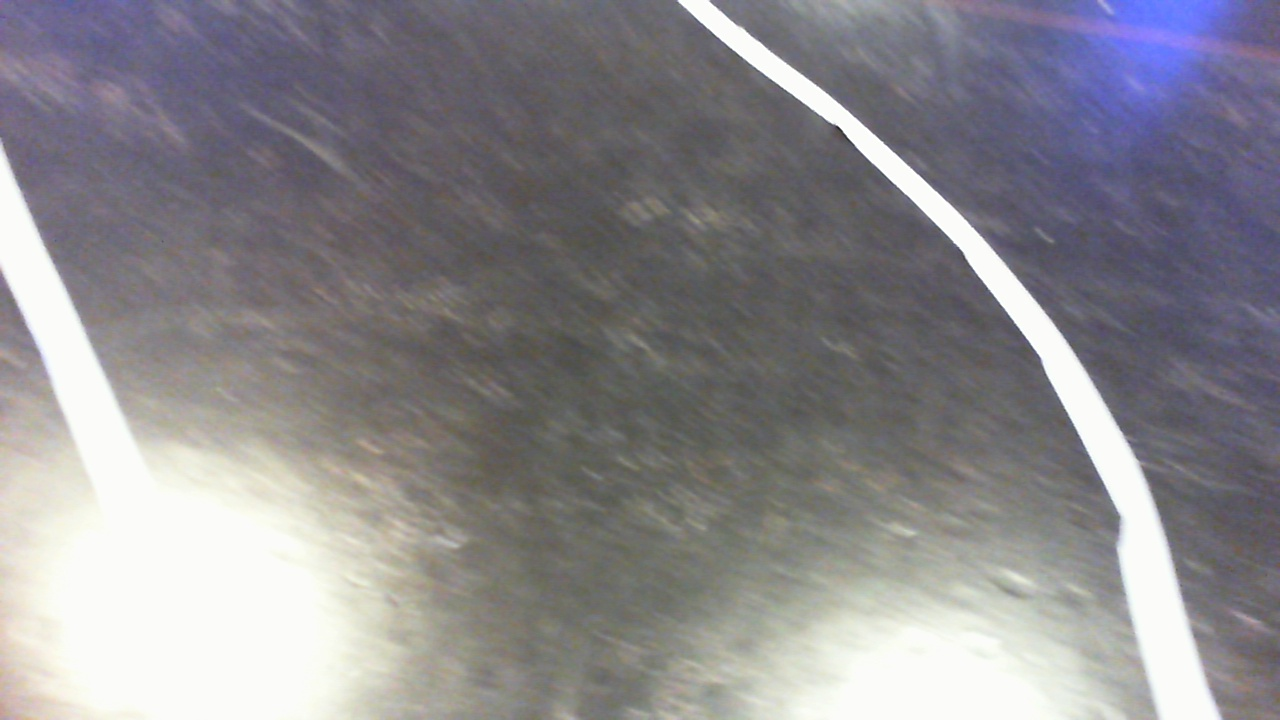
#> input picture testimages/corners0.jpg, 1280 x 720 px
$ python -i blob_detection.py   (imports and definitions only)   (older library calls are emulated)
#> lines starting #> are read from the running program, lines starting #| are printed output that depends on the picture; after the words box and inside, x2 and y2 are one past the last pixel; in counts of white or black regions, pixels touching at a corner belong together
import numpy as np
import cv2
import matplotlib.pyplot as plt
import matplotlib.image as mpimg
import pdb


def findObstacles(im1):
	# Read image
	#im1 = cv2.imread("depth.jpg", cv2.IMREAD_GRAYSCALE)
	#color1 = cv2.imread("rgb.jpg")

	#im1 = cv2.cvtColor(im, cv2.COLOR_BGR2GRAY)

	# Adaptive Threshold
	thresh = cv2.adaptiveThreshold(im1, 255,
	                            adaptiveMethod=cv2.ADAPTIVE_THRESH_MEAN_C,
	                            thresholdType=cv2.THRESH_BINARY_INV,
	                            blockSize=21,
	                            C=2)

	#pdb.set_trace()
	# Morphology to close gaps
	se = cv2.getStructuringElement(cv2.MORPH_RECT, (5,5))
	out = cv2.morphologyEx(thresh, cv2.MORPH_CLOSE, se)

	# Find holes
	mask = np.zeros_like(im1)
	cv2.floodFill(out[1:-1,1:-1].copy(), mask, (0,0), 255)
	mask = (1 - mask).astype('bool')

	# Fill holes
	out[mask] = 255

	# Find contours
	#contours,_ = cv2.findContours(out.copy(),cv2.RETR_EXTERNAL,cv2.CHAIN_APPROX_NONE)
	image, contours, _ = cv2.findContours(out.copy(), cv2.RETR_EXTERNAL, cv2.CHAIN_APPROX_SIMPLE)

	#pdb.set_trace()

	# Filter out contours with less than certain area
	area = 500
	filtered_contours = filter(lambda x: cv2.contourArea(x) > area,
	                           contours)

	# Draw final contours
	final = np.zeros_like(im1)
	#cv2.drawContours(final, filtered_contours, -1, 255, -1)

	#get mean depth for each contour
	# if std to large try to segment 2 blobs
	# if area too small, remove
	for h,cnt in enumerate(contours):
	    con_mask = np.zeros(im1.shape,np.uint8)
	    cv2.drawContours(con_mask,[cnt],0,255,-1)
	    mean = cv2.mean(im1,mask = con_mask)
	    cv2.drawContours(final, [cnt], -1, mean, -1)
	return final

#draw the contour in the mean depth color

"""
new_image = color1.copy();
new_image[:,:,0] = 0.5*new_image[:,:,0] +4*final
#new_image = im1 + (final.astype(im1.dtype))
imgplot = plt.imshow(np.concatenate((new_image, color1),axis=1))
plt.pause(0.04)
pdb.set_trace()

#cv2.imshow('Shapes', final)
#cv2.waitKey(0)
#cv2.destroyAllWindows()
cv2.imwrite('train1_final.png', final)
"""


"""
# Setup SimpleBlobDetector parameters.
params = cv2.SimpleBlobDetector_Params()

# [20 lines of commented-out code are left out]
imgplot = plt.imshow(im)
plt.pause(1)
im=im*100;
detector = cv2.SimpleBlobDetector_create(params)
#detector = cv2.SimpleBlobDetector(params)
# Create a detector with the parameters
#detector = cv2.SimpleBlobDetector(params)
# Detect blobs.
keypoints = detector.detect(im)
# Draw detected blobs as red circles.
# cv2.DRAW_MATCHES_FLAGS_DRAW_RICH_KEYPOINTS ensures
# the size of the circle corresponds to the size of blob
im_with_keypoints = cv2.drawKeypoints(im, keypoints, np.array([]), (0,0,255), cv2.DRAW_MATCHES_FLAGS_DRAW_RICH_KEYPOINTS)
pdb.set_trace()
imgplot = plt.imshow(im_with_keypoints)
plt.pause(0.04)
# Show blobs
cv2.imshow("Keypoints", im_with_keypoints)
cv2.waitKey(0)
"""

>>> import cv2
>>> picture = cv2.imread('testimages/corners0.jpg', cv2.IMREAD_GRAYSCALE)
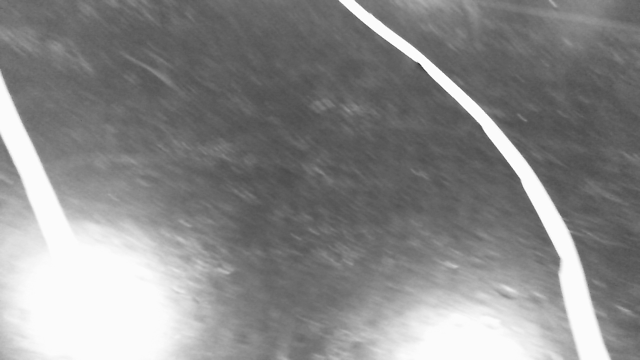
#> picture: shape (720, 1280) (shown at 1/2 size); min 32, max 255, mean 137.3
>>> result = findObstacles(picture)
#> in findObstacles, `thresh = cv2.adaptiveThreshold(im1, 255, adaptiveMethod=cv2.ADAPTIVE_T..`:
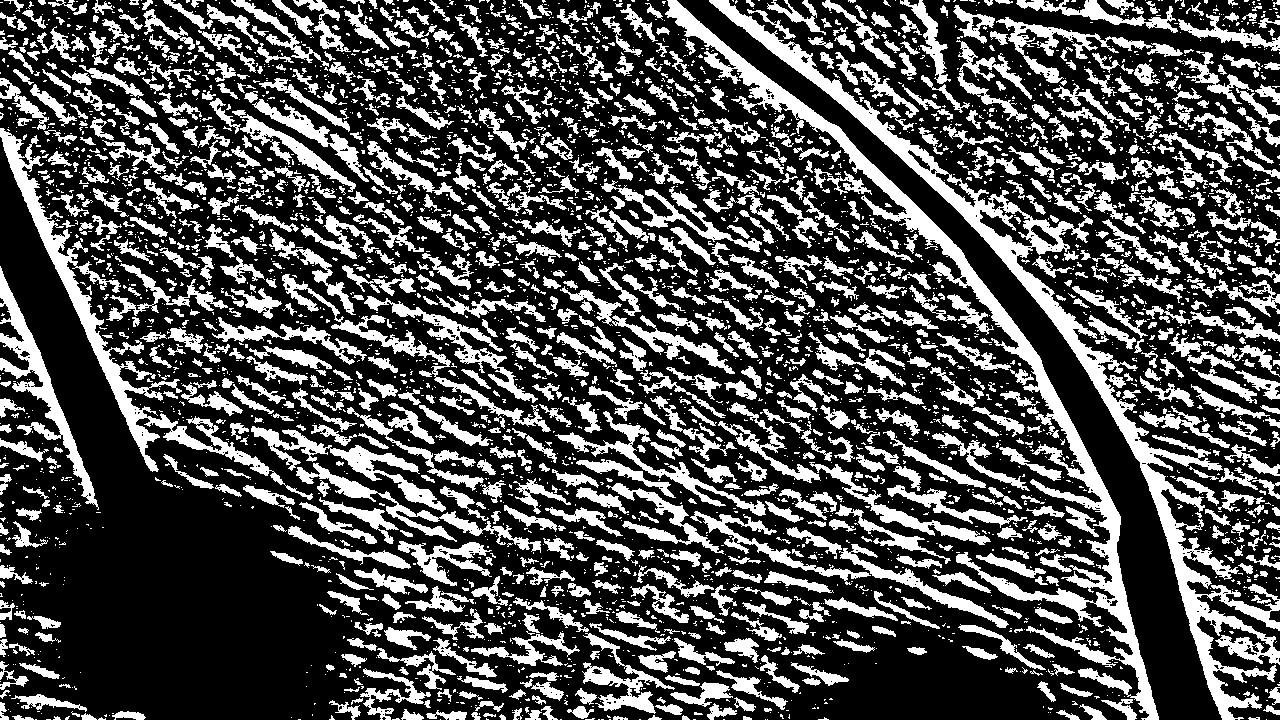
#> thresh: shape (720, 1280); 31% white; 4203 white regions (3025 under 20 px), largest, box (x1, y1, x2, y2) and area: (709, 0, 1280, 720) 21317, (665, 0, 1159, 720) 18379, (0, 128, 313, 500) 8512
#> in findObstacles, `out = cv2.morphologyEx(thresh, cv2.MORPH_CLOSE, se)`:
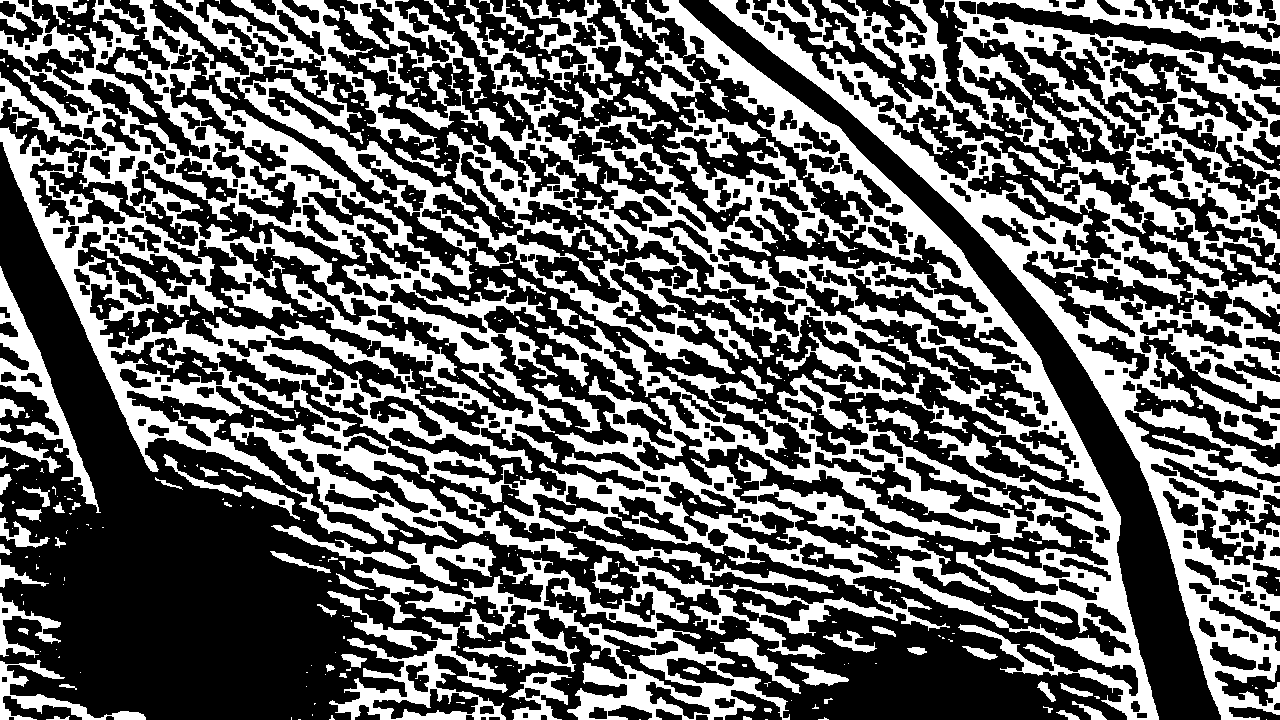
#> out: shape (720, 1280); 40.2% white; 543 white regions (409 under 20 px), largest, box (x1, y1, x2, y2) and area: (0, 0, 1159, 720) 212057, (709, 0, 1280, 720) 85293, (327, 526, 950, 720) 29470
#> in findObstacles, `out[mask] = 255`:
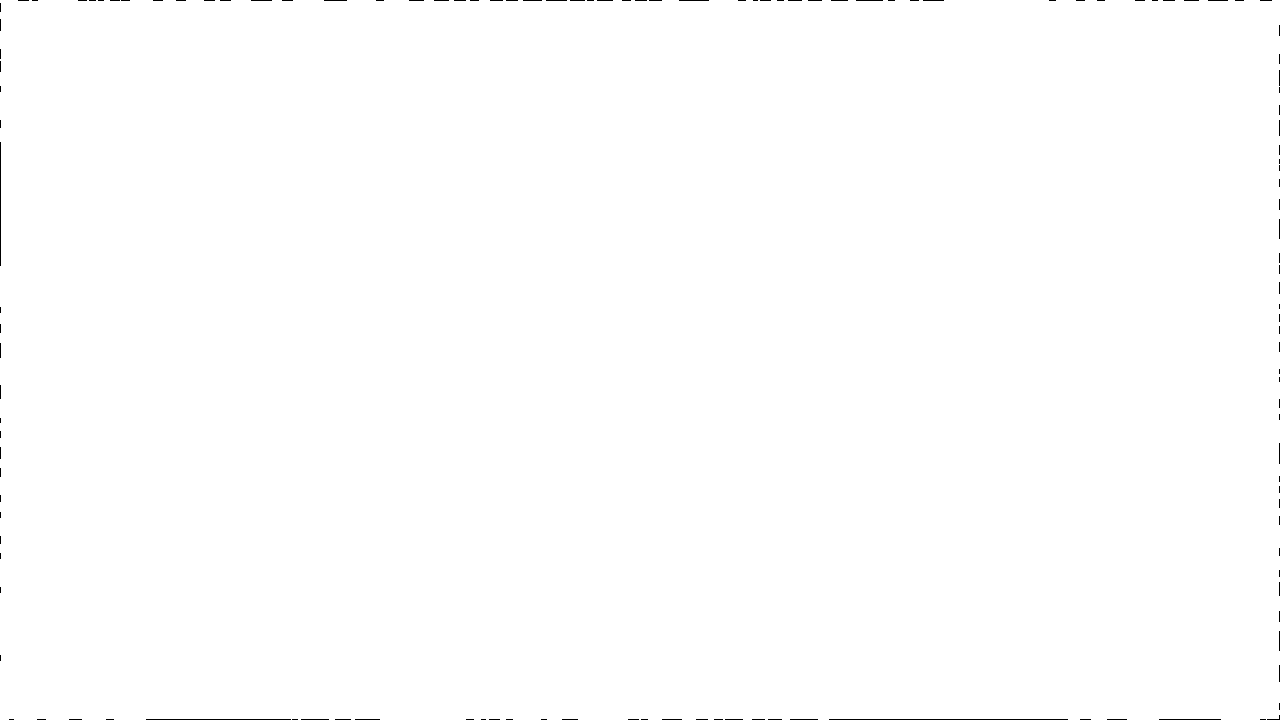
#> out: shape (720, 1280); 99.8% white; black in thin lines or dots
#> in findObstacles, `image, contours, _ = cv2.findContours(out.copy(), cv2.RETR_EXTERNAL, c..`: contours = 1 contour; box (x1, y1, x2, y2) and area: (0, 0, 1280, 720) 917530
#> the loop in findObstacles, `for h,cnt in enumerate(contours):` made 1 pass
#> (h, mean) on pass 1: (0, (137.2, 0, 0, 0))

$ run again, on testimages/corners1.jpg
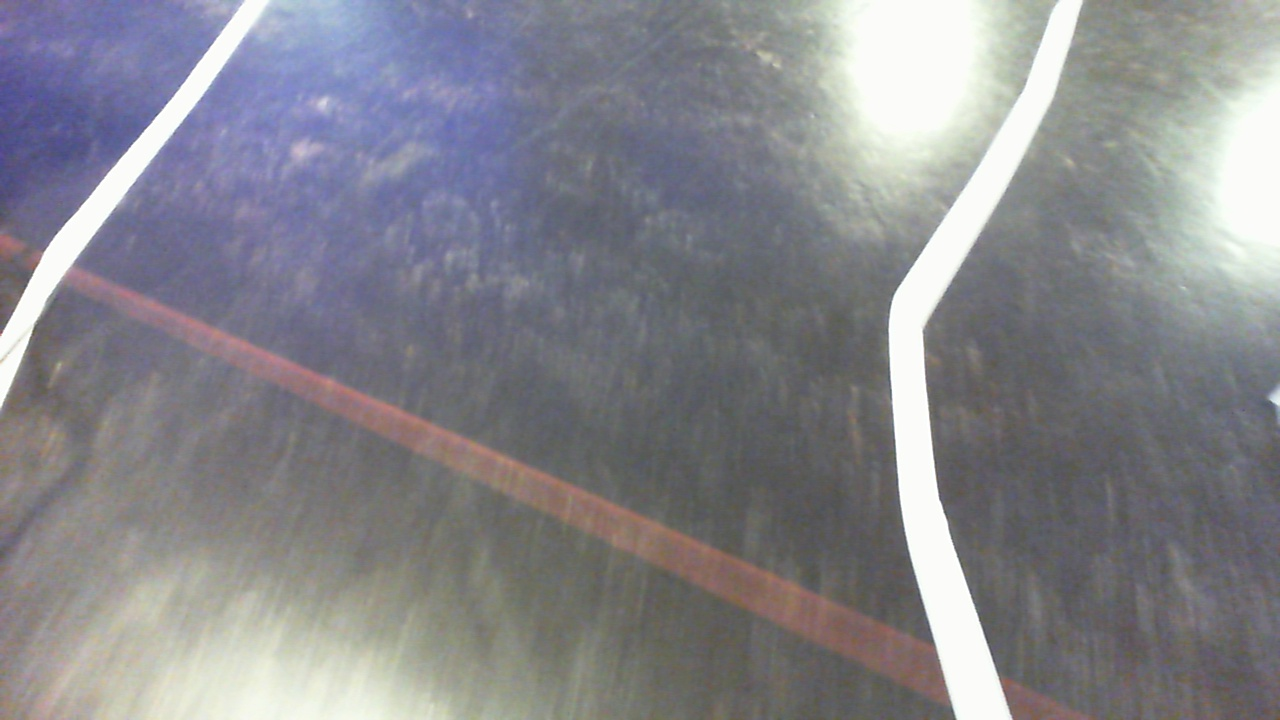
#> input picture testimages/corners1.jpg, 1280 x 720 px
#> in findObstacles, `thresh = cv2.adaptiveThreshold(im1, 255, adaptiveMethod=cv2.ADAPTIVE_T..`:
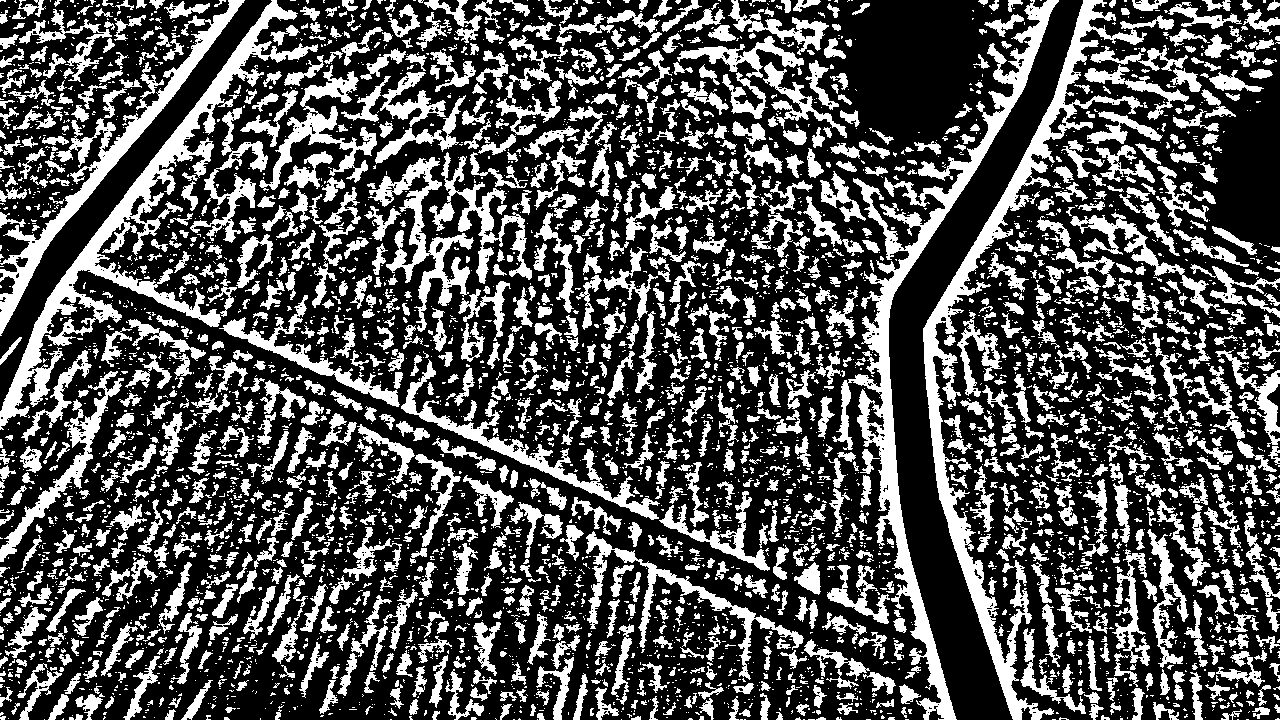
#> thresh: shape (720, 1280); 32.6% white; 4677 white regions (3260 under 20 px), largest, box (x1, y1, x2, y2) and area: (832, 0, 1059, 720) 15916, (923, 0, 1174, 720) 14858, (0, 0, 318, 430) 13914
#> in findObstacles, `out[mask] = 255`:
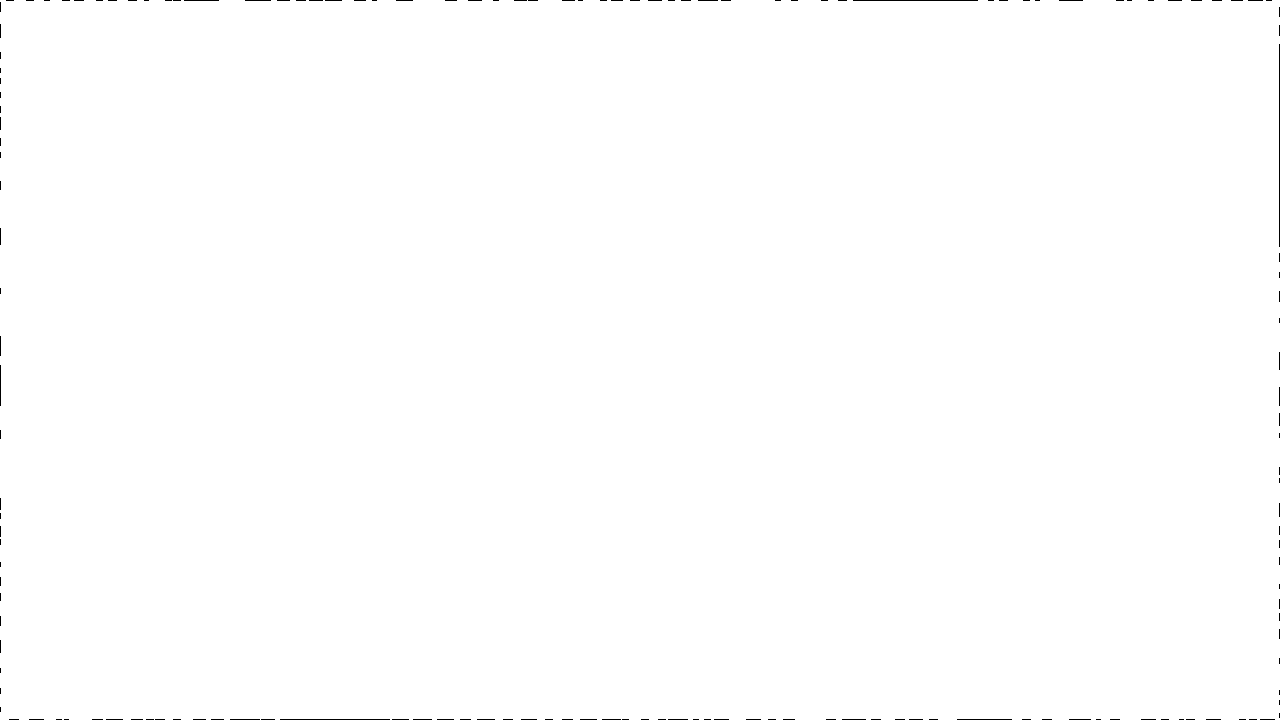
#> out: shape (720, 1280); 99.8% white; black in thin lines or dots
#> contours = 1 contour; box (x1, y1, x2, y2) and area: (0, 0, 1280, 720) 917395
#> the loop in findObstacles, `for h,cnt in enumerate(contours):` made 1 pass
#> (h, mean) on pass 1: (0, (134.8, 0, 0, 0))
